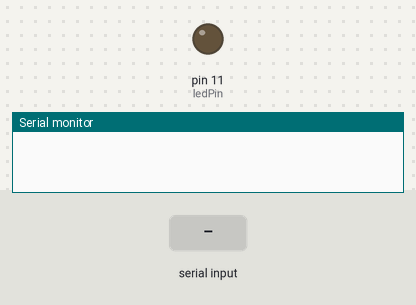
A sketch run on a simulated Arduino Uno, built with avr-gcc and run on an emulated ATmega328P. Shown: output pins drawn as LEDs (lit = HIGH), the last lines printed to the serial monitor. Inputs (shaded band) come from the test bench.

Above: at 1.2 s.
1.3 s: "90,45\n" received over Serial
At 2.5 s:
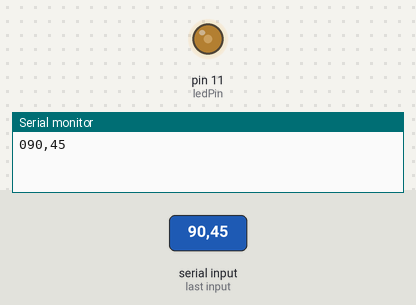
2.8 s: "5\n" received over Serial
At 3.7 s:
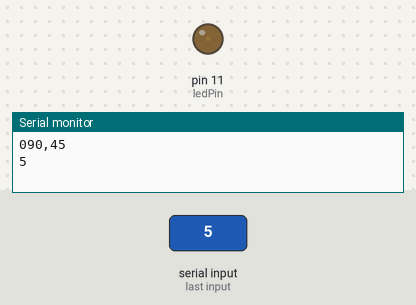
4.3 s: "200\n" received over Serial
At 4.9 s:
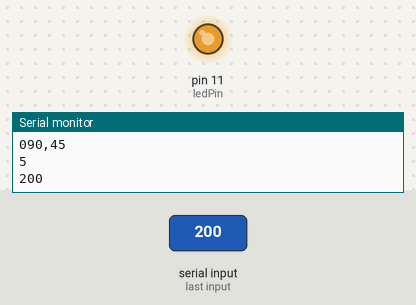
5.8 s: "90\n" received over Serial
At 7.2 s:
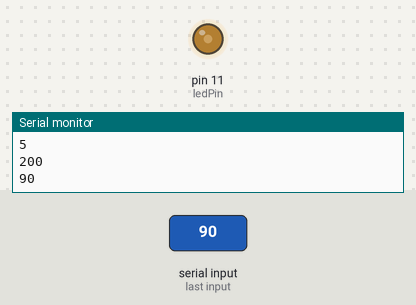
Timing chart, 0 to 8.3 s (numbered marks = the images above; inputs shaded):
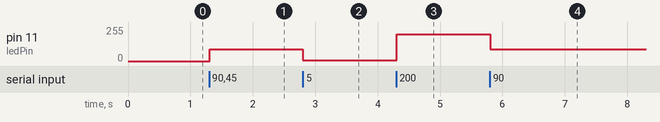

Measured:
- after the input at 1.3 s, pin 11 (ledPin): 0/255 → 90/255 at once
- after the input at 2.8 s, pin 11 (ledPin): 90/255 → 5/255 at once
- after the input at 4.3 s, pin 11 (ledPin): 5/255 → 200/255 at once
- after the input at 5.8 s, pin 11 (ledPin): 200/255 → 90/255 at once

The sketch:

arduino.ino
```cpp
/*
Trying to control led from serial
*/
int ledPin = 11;
float sinVal;
int ledVal;
String inData = "0";

void setup() {
    pinMode(ledPin, OUTPUT);
    Serial.begin(9600);
}

void loop() {

    while (Serial.available() > 0) {
        char received = Serial.read();
        inData.concat(received);

        // Process message when new line character is received
        if (received == '\n') {
            // Message is ready in inDate
            Serial.println(inData);
            ledVal = inData.toInt();
            inData = "";
            analogWrite(ledPin, ledVal);
        }
    }


    /*
    for(int x=0; x<180; x++) {
      sinVal = sin(x*(3.1416/180));
      ledVal = int(sinVal*255);
      analogWrite(ledPin, ledVal);
      delay(25);
    }
    */
}
```
